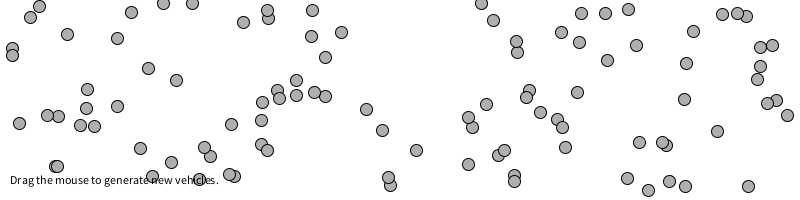
Frame 1 (no input)
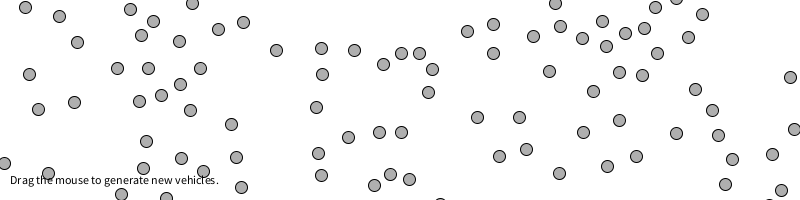
Frame 60 (the mouse pressed at the canvas centre just before this capture)
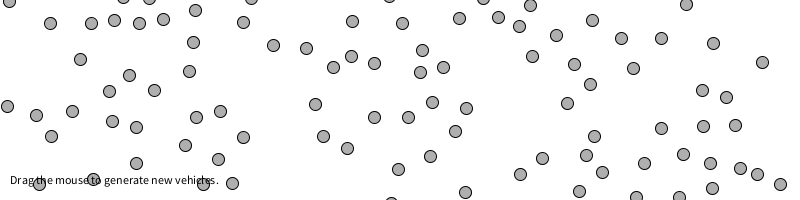
Frame 120 (the mouse held since frame 60 and released just before this capture)

The Processing sketch that drew these frames (run headless with seeded random() and noise(); from frame 60 on, the mouse is pressed at the canvas centre):

// Processing sketch: Separation
// ── Separation.pde


// A list of vehicles
ArrayList<Vehicle> vehicles;

void setup() {
  size(800,200);
  smooth();

  // We are now making random vehicles and storing them in an ArrayList
  vehicles = new ArrayList<Vehicle>();
  for (int i = 0; i < 100; i++) {
    vehicles.add(new Vehicle(random(width),random(height)));
  }
}

void draw() {
  background(255);

  for (Vehicle v : vehicles) {
    // Path following and separation are worked on in this function
    v.separate(vehicles);
    // Call the generic run method (update, borders, display, etc.)
    v.update();
    v.borders();
    v.display();
  }

  // Instructions
  fill(0);
  text("Drag the mouse to generate new vehicles.",10,height-16);
}


void mouseDragged() {
  vehicles.add(new Vehicle(mouseX,mouseY));
}

// ── Vehicle.pde

class Vehicle {

  // All the usual stuff
  PVector location;
  PVector velocity;
  PVector acceleration;
  float r;
  float maxforce;    // Maximum steering force
  float maxspeed;    // Maximum speed

    // Constructor initialize all values
  Vehicle(float x, float y) {
    location = new PVector(x, y);
    r = 12;
    maxspeed = 3;
    maxforce = 0.2;
    acceleration = new PVector(0, 0);
    velocity = new PVector(0, 0);
  }

  void applyForce(PVector force) {
    // We could add mass here if we want A = F / M
    acceleration.add(force);
  }

  // Separation
  // Method checks for nearby vehicles and steers away
  void separate (ArrayList<Vehicle> vehicles) {
    float desiredseparation = r*2;
    PVector sum = new PVector();
    int count = 0;
    // For every boid in the system, check if it's too close
    for (Vehicle other : vehicles) {
      float d = PVector.dist(location, other.location);
      // If the distance is greater than 0 and less than an arbitrary amount (0 when you are yourself)
      if ((d > 0) && (d < desiredseparation)) {
        // Calculate vector pointing away from neighbor
        PVector diff = PVector.sub(location, other.location);
        diff.normalize();
        diff.div(d);        // Weight by distance
        sum.add(diff);
        count++;            // Keep track of how many
      }
    }
    // Average -- divide by how many
    if (count > 0) {
      sum.div(count);
      // Our desired vector is the average scaled to maximum speed
      sum.normalize();
      sum.mult(maxspeed);
      // Implement Reynolds: Steering = Desired - Velocity
      PVector steer = PVector.sub(sum, velocity);
      steer.limit(maxforce);
      applyForce(steer);
    }
  }



  // Method to update location
  void update() {
    // Update velocity
    velocity.add(acceleration);
    // Limit speed
    velocity.limit(maxspeed);
    location.add(velocity);
    // Reset accelertion to 0 each cycle
    acceleration.mult(0);
  }

  void display() {
    fill(175);
    stroke(0);
    pushMatrix();
    translate(location.x, location.y);
    ellipse(0, 0, r, r);
    popMatrix();
  }

  // Wraparound
  void borders() {
    if (location.x < -r) location.x = width+r;
    if (location.y < -r) location.y = height+r;
    if (location.x > width+r) location.x = -r;
    if (location.y > height+r) location.y = -r;
  }
}
